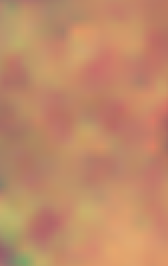
#> input picture train/002_1.PNG, 84 x 133 px (shown 2 times larger); its folder holds only this picture in this run
$ jupyter execute --allow-errors shallow_network_segmentation.ipynb
#> lines starting #> are read from the running program, lines starting #| are printed output that depends on the picture
### network.py
import numpy as np
import time

class ShallowNeuralNetwork():
    def __init__(self, sizes, epochs=10, l_rate=0.001):
        self.sizes = sizes
        self.epochs = epochs
        self.l_rate = l_rate

        # we save all parameters in the neural network in this dictionary
        self.params = self.initialization()

    # [11 lines left out: functions sigmoid, softmax, not called in this run]

    def initialization(self):
        # number of nodes in each layer
        input_layer=self.sizes[0]
        hidden_1=self.sizes[1]
        output_layer=self.sizes[2]

        params = {
            'W1':np.random.randn(hidden_1, input_layer) * np.sqrt(1. / hidden_1),
            'W2':np.random.randn(output_layer, hidden_1) * np.sqrt(1. / output_layer)
        }

        return params

    # [99 lines left out: functions forward_pass, backward_pass, update_network_parameters, compute_accuracy, train, predict, not called in this run]

### shallow_network_segmentation.ipynb
[cell 1]
import numpy as np
import pandas as pd

from skimage import io
from skimage.transform import resize
from skimage.color import rgb2gray

from sklearn.model_selection import GridSearchCV
from sklearn.model_selection import train_test_split
from sklearn.metrics import classification_report, confusion_matrix
from sklearn.preprocessing import LabelBinarizer

import matplotlib.pyplot as plt
import os

[cell 2]
x = []
y = []

path = '/train'
filepaths = [os.path.join(r,file) for r,d,f in os.walk(os.getcwd() + path) for file in f]
filepaths = [x for x in filepaths if x.endswith(".PNG")]

for filename in filepaths:
    im = io.imread(filename)
#> im is the input picture: shape (133, 84, 4); mean R, G, B, A 192.1, 138.1, 104.7, 255
    im = np.round((resize(im, (36, 36), anti_aliasing=True, preserve_range=True))).astype(int)
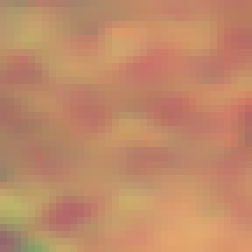
#> im: shape (36, 36, 4) int64 (shown 7 times larger); mean R, G, B, A 192.1, 138.1, 104.7, 255

    if filename.split("_")[1].split(".")[0] == '1':
         x.append(im)
         y.append(1)

    elif filename.split("_")[1].split(".")[0] == '2':
         x.append(im)
         y.append(2)

    elif filename.split("_")[1].split(".")[0] == '3':
         x.append(im)
         y.append(3)


X_train = np.array(x)
labels = np.array(y)
len(X_train)
#> Out = 1

[cell 3]
X_train = np.delete(X_train, 3, 3)
plt.imshow(X_train[0])

[cell 4]
x = np.copy(X_train)
# x[0].shape

[cell 5]
pixel_values = []

for i in x:
    pixel_values.append(np.float32(i)/255)
#> this loop made 1 pass
#> after the loop, pixel_values = 1 item

x = np.array(pixel_values)

[cell 6]
np.insert(x[0].reshape(-1, 3), 3, 1, axis=1)
#> Out = 1296 rows, first 6: [0.667, 0.533, 0.427, 1], [0.639, 0.545, 0.424, 1], [0.62, 0.541, 0.416, 1], [0.647, 0.529, 0.416, 1], [0.686, 0.514, 0.416, 1], [0.714, 0.506, 0.42, 1]

#x[0].reshape(-1, 3).shape

[cell 7]
data = pd.DataFrame(columns = ["r", "g", "b", "class"])

#> (a cell that did not finish here is left out)

[cell 9]
data

[cell 10]
data = data.reset_index()
data = data.drop(["index"], axis=1)
data

[cell 11]
x = data.iloc[:, [0, 1, 2]].values.astype(np.float64)
#> x = empty array
x
#> Out = empty array

[cell 12]
y = data['class'].values
y

[cell 13]
lb = LabelBinarizer()
labels = data['class'].values
#> (the rest of this cell did not finish here and is left out)

[cell 14]
from network import ShallowNeuralNetwork

[cell 15]
x.shape
#> Out = (0, 3)

#> (a cell that did not finish here is left out)

#> (a cell that did not finish here is left out)

[cell 18]
snn = ShallowNeuralNetwork(sizes=[3, 8, 3], l_rate=0.01)
#> in __init__, `self.params = self.initialization()`: self.params = 2 items
#> (the rest of this cell did not finish here and is left out)

[cell 19]
y_p = []

#> (the rest of this cell did not finish here and is left out)

#> (a cell that did not finish here is left out)

#> (a cell that did not finish here is left out)

#> (a cell that did not finish here is left out)

[cell 23]
test = pd.DataFrame(columns = ["r", "g", "b"])
#> test = table of 0 rows and 3 columns
#> (the rest of this cell did not finish here and is left out)

[cell 24]
y_pred = []

for i in test.values:
    y_pred.append(snn.predict(i).argmax())
#> this loop made 0 passes
#> after the loop, y_pred = []

y_pred = np.array(y_pred)
#> y_pred = empty array

[cell 25]
np.unique(y_pred, return_counts=True)
#> Out = (empty array, empty array)

[cell 26]
cluster1_mean = np.mean(test[y_pred == 0], axis=0)
cluster2_mean = np.mean(test[y_pred == 1], axis=0)
cluster3_mean = np.mean(test[y_pred == 2], axis=0)

[cell 27]
y_pred.reshape(-1, 1)
#> Out = empty array

[cell 28]
y_mean = []
for i in y_pred:
    if i == 0:
        y_mean.append(cluster1_mean)

    elif i == 1:
        y_mean.append(cluster2_mean)

    elif i == 2:
        y_mean.append(cluster3_mean)
#> after the loop, y_mean = []
y_mean = np.array(y_mean)
#> y_mean = empty array

[cell 29]
np.unique(y_pred, return_counts=True)
#> Out = (empty array, empty array)

[cell 30]
y_mean.shape
#> Out = (0,)


$ run again, on train/021_2.PNG
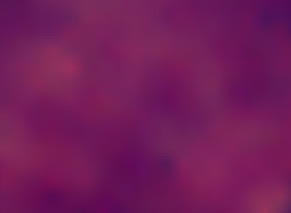
#> input picture train/021_2.PNG, 97 x 71 px (shown 3 times larger)
#> im is the input picture: shape (71, 97, 4); mean R, G, B, A 115.3, 28.7, 89.1, 255
#> `im = np.round((resize(im, (36, 36), anti_aliasing=True, preserve_range..`:
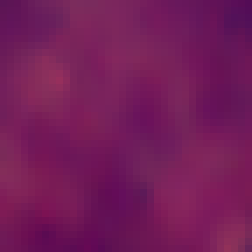
#> im: shape (36, 36, 4) int64 (shown 7 times larger); mean R, G, B, A 115.3, 28.7, 89, 255
#> `len(X_train)`: Out = 1
#> the loop `for i in x:` made 1 pass
#> after the loop `for i in x:`: pixel_values = 1 item
#> `np.insert(x[0].reshape(-1, 3), 3, 1, axis=1)`: Out = 1296 rows, first 6: [0.357, 0.0824, 0.333, 1], [0.365, 0.0824, 0.333, 1], [0.373, 0.0784, 0.337, 1], [0.392, 0.0941, 0.345, 1], [0.408, 0.114, 0.353, 1], [0.42, 0.129, 0.361, 1]
#> x = empty array
#> self.params = 2 items
#> test = table of 0 rows and 3 columns
#> after the loop `for i in test.values:`: y_pred = []
#> `y_pred = np.array(y_pred)`: y_pred = empty array
#> `np.unique(y_pred, return_counts=True)`: Out = (empty array, empty array)
#> `y_pred.reshape(-1, 1)`: Out = empty array
#> after the loop `for i in y_pred:`: y_mean = []
#> `y_mean = np.array(y_mean)`: y_mean = empty array
#> `np.unique(y_pred, return_counts=True)`: Out = (empty array, empty array)

$ run again, on train/030_1.PNG
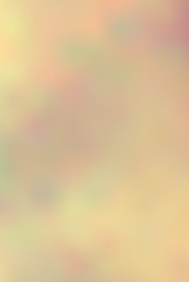
#> input picture train/030_1.PNG, 63 x 94 px (shown 3 times larger)
#> im is the input picture: shape (94, 63, 4); mean R, G, B, A 219.8, 193.3, 150.3, 255
#> `im = np.round((resize(im, (36, 36), anti_aliasing=True, preserve_range..`:
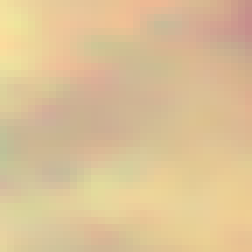
#> im: shape (36, 36, 4) int64 (shown 7 times larger); mean R, G, B, A 219.8, 193.3, 150.3, 255
#> `len(X_train)`: Out = 1
#> the loop `for i in x:` made 1 pass
#> after the loop `for i in x:`: pixel_values = 1 item
#> `np.insert(x[0].reshape(-1, 3), 3, 1, axis=1)`: Out = 1296 rows, first 6: [0.949, 0.878, 0.624, 1], [0.941, 0.863, 0.62, 1], [0.933, 0.847, 0.616, 1], [0.929, 0.835, 0.616, 1], [0.922, 0.824, 0.612, 1], [0.918, 0.812, 0.608, 1]
#> x = empty array
#> self.params = 2 items
#> test = table of 0 rows and 3 columns
#> after the loop `for i in test.values:`: y_pred = []
#> `y_pred = np.array(y_pred)`: y_pred = empty array
#> `np.unique(y_pred, return_counts=True)`: Out = (empty array, empty array)
#> `y_pred.reshape(-1, 1)`: Out = empty array
#> after the loop `for i in y_pred:`: y_mean = []
#> `y_mean = np.array(y_mean)`: y_mean = empty array
#> `np.unique(y_pred, return_counts=True)`: Out = (empty array, empty array)

$ run again, on train/002_2.PNG
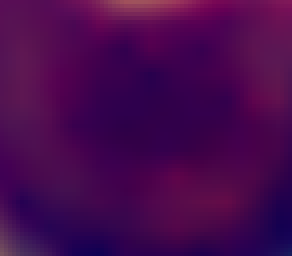
#> input picture train/002_2.PNG, 73 x 64 px (shown 4 times larger)
#> im is the input picture: shape (64, 73, 4); mean R, G, B, A 70.3, 7.4, 78.7, 255
#> `im = np.round((resize(im, (36, 36), anti_aliasing=True, preserve_range..`:
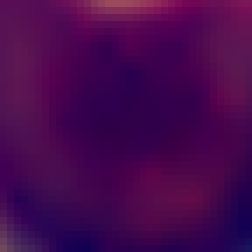
#> im: shape (36, 36, 4) int64 (shown 7 times larger); mean R, G, B, A 70.3, 7.4, 78.7, 255
#> `len(X_train)`: Out = 1
#> the loop `for i in x:` made 1 pass
#> after the loop `for i in x:`: pixel_values = 1 item
#> `np.insert(x[0].reshape(-1, 3), 3, 1, axis=1)`: Out = 1296 rows, first 6: [0.345, 0.0549, 0.333, 1], [0.345, 0.0549, 0.333, 1], [0.345, 0.0549, 0.329, 1], [0.337, 0.0549, 0.329, 1], [0.333, 0.051, 0.325, 1], [0.329, 0.0471, 0.333, 1]
#> x = empty array
#> self.params = 2 items
#> test = table of 0 rows and 3 columns
#> after the loop `for i in test.values:`: y_pred = []
#> `y_pred = np.array(y_pred)`: y_pred = empty array
#> `np.unique(y_pred, return_counts=True)`: Out = (empty array, empty array)
#> `y_pred.reshape(-1, 1)`: Out = empty array
#> after the loop `for i in y_pred:`: y_mean = []
#> `y_mean = np.array(y_mean)`: y_mean = empty array
#> `np.unique(y_pred, return_counts=True)`: Out = (empty array, empty array)
